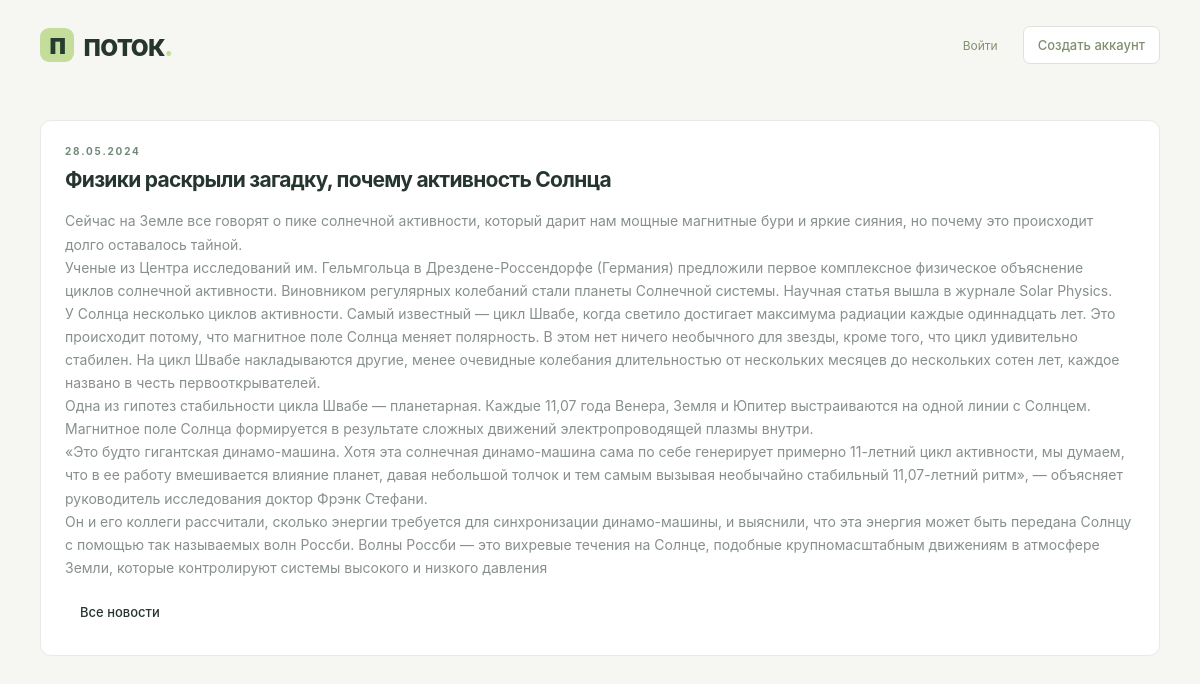
The page /news/2 on the database its author committed.
### news/models.py (models this page shows, shortened)
class Articles(models.Model):
    title = models.CharField('Название', max_length=50)
    anons = models.CharField('Анонс', max_length=250)
    full_text = models.TextField('Статья')
    date = models.DateTimeField('Дата публикации')
    class Meta:
        verbose_name = 'Новость'
        verbose_name_plural = 'Новости'

### news/views.py (the view)
# urls.py: path('<int:pk>', views.NewsDetailView.as_view(), name="news-detail"),
class NewsDetailView(DetailView):
    model = Articles
    template_name = 'news/detail_view.html'
    context_object_name = 'article'

### news/templates/news/detail_view.html (shortened to what this page needs)
{% extends 'main/layout.html' %}
{% block content %}<article class="panel"><p class="eyebrow">{{ article.date|date:'d.m.Y' }}</p><h1>{{ article.title }}</h1><div class="muted">{{ article.full_text|linebreaks }}</div><div class="header-actions"><a class="button ghost" href="{% url 'news:news_home' %}">Все новости</a></div></article>{% endblock %}

### main/static/main/css/main.css (style rules this page uses)
:root { --ink:#27352f; --muted:#87908b; --accent:#43795f; --accent-light:#e8f1e9; --line:#e8ebe6; --paper:#fff; --canvas:#f6f7f3; --sidebar:#222f2b; --radius:12px; --shadow:0 2px 4px #24382a04,0 8px 28px #24382a06; font-family:Inter,"Segoe UI",Arial,sans-serif; color:var(--ink); font-size:14px; }
* { box-sizing:border-box; }
body { margin:0; background:var(--canvas); }
button,a,input,select,textarea { -webkit-tap-highlight-color:transparent; }
a { color:inherit; text-decoration:none; }
h1,h2,h3,p { margin-top:0; }
h1,h2,h3 { letter-spacing:-.035em; }
::placeholder { color:#9aa19c; }
.button { display:inline-flex; align-items:center; justify-content:center; gap:8px; border:1px solid #dde2da; background:white; border-radius:7px; padding:9px 14px; font-weight:500; font-size:13px; white-space:nowrap; line-height:1.4; transition:background .15s,box-shadow .15s; }
.button.ghost { background:transparent; border-color:transparent; }
.muted { color:var(--muted); line-height:1.65; }
.eyebrow { font-size:10px; font-weight:650; letter-spacing:1.8px; color:#6f8978; }
.header-actions { display:flex; align-items:center; gap:10px; }
.panel { border:1px solid var(--line); border-radius:11px; background:white; padding:24px; }

### rows shown on the page
Articles: date "28.05.2024", title "Физики раскрыли загадку, почему активность Солнца", full_text "Сейчас на Земле все говорят о пике солнечной активности, который дарит нам мощные магнитные бури и яркие сияния, но почему это происходит долго оставалось тайной. Ученые из Центра исследований им. Гельмгольца в Дрездене-Россендорфе (Германия) предложили первое комплексное физическое объяснение циклов солнечной активности. Виновником регулярных колебаний стали планеты Солнечной системы. Научная статья вышла в журнале Solar Physics. У Солнца несколько циклов активности. Самый известный — цикл Швабе, когда светило достигает максимума радиации каждые одиннадцать лет. Это происходит потому, что магнитное поле Солнца меняет полярность. В этом нет ничего необычного для звезды, кроме того, что цикл…"
